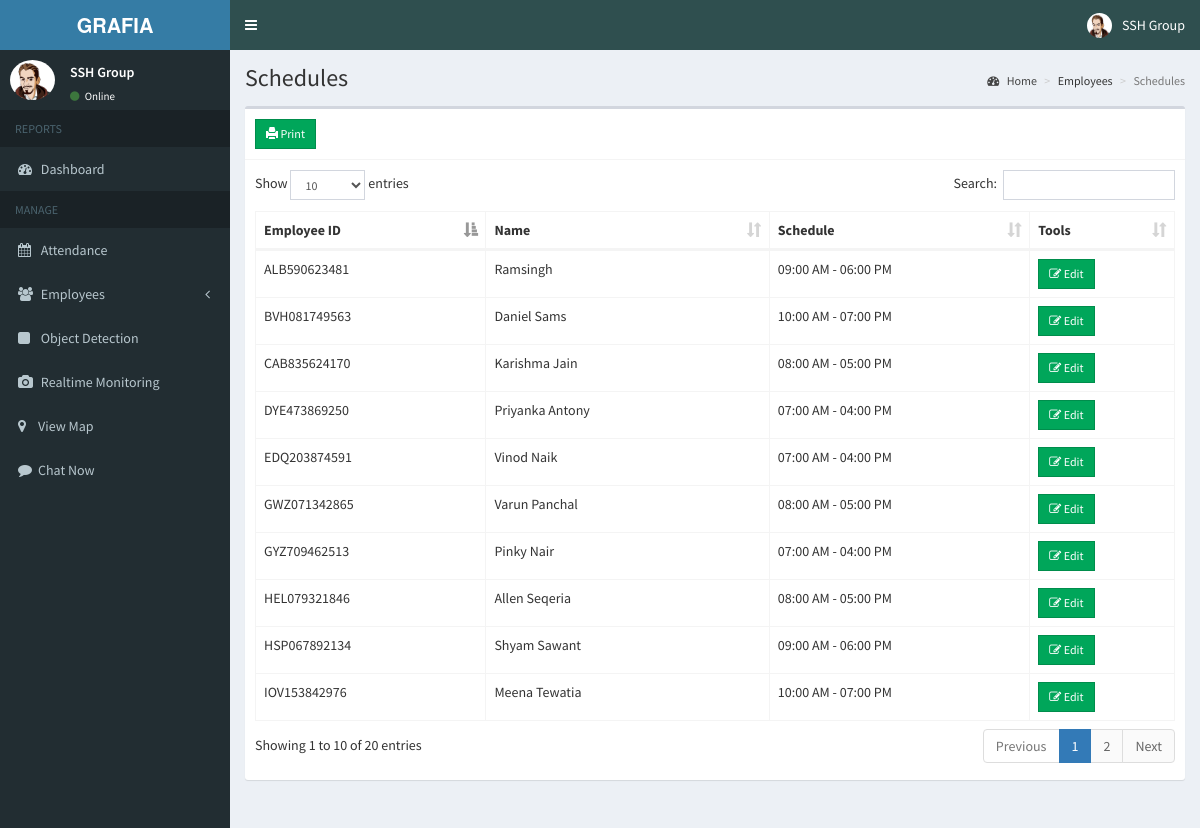
The page /admin/schedule_employee.php (signed in) on the database its author committed.
### tables this page shows
CREATE TABLE `employees` (
  `id` int(11) NOT NULL,
  `employee_id` varchar(15) NOT NULL,
  `firstname` varchar(50) NOT NULL,
  `lastname` varchar(50) NOT NULL,
  `vehicle_number` varchar(20) NOT NULL,
  `model` varchar(20) NOT NULL,
  `allotted_area` varchar(20) NOT NULL,
  `address` text NOT NULL,
  `birthdate` date NOT NULL,
  `contact_info` varchar(100) NOT NULL,
  `gender` varchar(10) NOT NULL,
  `position_id` int(11) NOT NULL,
  `schedule_id` int(11) NOT NULL,
  `photo` varchar(200) NOT NULL,
  `created_on` date NOT NULL
);

CREATE TABLE `schedules` (
  `id` int(11) NOT NULL,
  `time_in` time NOT NULL,
  `time_out` time NOT NULL
);

### admin/includes/session.php (called while the page is built, shortened)
<?php
	include 'includes/conn.php';
	$sql = "SELECT * FROM admin WHERE id = '".$_SESSION['admin']."'";
	$query = $conn->query($sql);
	$user = $query->fetch_assoc();
?>

### admin/schedule_employee.php (the view, shortened to what this page needs)
<?php include 'includes/session.php'; ?>
<?php include 'includes/header.php'; ?>
<body class="hold-transition skin-blue sidebar-mini">
<div class="wrapper">
  <?php include 'includes/navbar.php'; ?>
  <?php include 'includes/menubar.php'; ?>
  <div class="content-wrapper">
    <section class="content-header">
      <h1>
        Schedules
      </h1>
      <ol class="breadcrumb">
        <li><a href="#"><i class="fa fa-dashboard"></i> Home</a></li>
        <li>Employees</li>
        <li class="active">Schedules</li>
      </ol>
    </section>
    <section class="content">
      <div class="row">
        <div class="col-xs-12">
          <div class="box">
            <div class="box-header with-border">
              <a href="schedule_print.php" class="btn btn-success btn-sm btn-flat"><span class="glyphicon glyphicon-print"></span> Print</a>
            </div>
            <div class="box-body">
              <table id="example1" class="table table-bordered">
                <thead>
                  <th>Employee ID</th>
                  <th>Name</th>
                  <th>Schedule</th>
                  <th>Tools</th>
                </thead>
                <tbody>
                  <?php
                    $sql = "SELECT *, employees.id AS empid FROM employees LEFT JOIN schedules ON schedules.id=employees.schedule_id";
                    $query = $conn->query($sql);
                    while($row = $query->fetch_assoc()){
                      echo "
                        <tr>
                          <td>".$row['employee_id']."</td>
                          <td>".$row['firstname'].' '.$row['lastname']."</td>
                          <td>".date('h:i A', strtotime($row['time_in'])).' - '.date('h:i A', strtotime($row['time_out']))."</td>
                          <td>
                            <button class='btn btn-success btn-sm edit btn-flat' data-id='".$row['empid']."'><i class='fa fa-edit'></i> Edit</button>
                          </td>
                        </tr>
                      ";
                    }
                  ?>
                </tbody>
              </table>
            </div>
          </div>
        </div>
      </div>
    </section>
  </div>
</div>
</body>
</html>

### admin/includes/navbar.php (shortened to what this page needs)
<header class="main-header">
    <a href="home.php" class="logo">
      <span class="logo-lg"><b>GRAFIA</b></span>
    </a>
    <nav class="navbar navbar-static-top">
      <a href="#" class="sidebar-toggle" data-toggle="push-menu" role="button">
      </a>
      <div class="navbar-custom-menu">
        <ul class="nav navbar-nav">
          <li class="dropdown user user-menu">
            <a href="#" class="dropdown-toggle" data-toggle="dropdown">
              <img src="<?php echo (!empty($user['photo'])) ? '../images/'.$user['photo'] : '../images/profile.jpg'; ?>" class="user-image" alt="User Image">
              <span class="hidden-xs"><?php echo $user['firstname'].' '.$user['lastname']; ?></span>
            </a>
          </li>
        </ul>
      </div>
    </nav>
  </header>

### admin/includes/menubar.php (shortened to what this page needs)
<aside class="main-sidebar">
    <section class="sidebar">
      <div class="user-panel">
        <div class="pull-left image">
          <img src="<?php echo (!empty($user['photo'])) ? '../images/'.$user['photo'] : '../images/profile.jpg'; ?>" class="img-circle" alt="User Image">
        </div>
        <div class="pull-left info">
          <p><?php echo $user['firstname'].' '.$user['lastname']; ?></p>
          <a><i class="fa fa-circle text-success"></i> Online</a>
        </div>
      </div>
      <ul class="sidebar-menu" data-widget="tree">
        <li class="header">REPORTS</li>
        <li class=""><a href="home.php"><i class="fa fa-dashboard"></i> <span>Dashboard</span></a></li>
        <li class="header">MANAGE</li>
        <li><a href="attendance.php"><i class="fa fa-calendar"></i> <span>Attendance</span></a></li>
        <li class="treeview">
          <a href="#">
            <i class="fa fa-users"></i>
            <span>Employees</span>
            <span class="pull-right-container">
              <i class="fa fa-angle-left pull-right"></i>
            </span>
          </a>
        </li>
        <li><a href="http://b7c29ad760cd.ngrok.io/"><i class="fa fa-square"></i> Object Detection</a></li>
        <li><a href="live.php"><i class="fa fa-camera"></i> Realtime Monitoring</a></li>
		<li><a href="https://www.google.com/maps/d/u/0/edit?mid=1_5oYuj1XbOxaTwl1CRDy_oin6OgW_XH4&ll=19.188861151628245%2C72.95693217235639&z=12"><i class="fa fa-map-marker"></i>View Map</a></li>
		<li><a href="chat.php"><i class="fa fa-comment"></i>Chat Now</a></li>
      </ul>
    </section>
  </aside>

### rows shown on the page
employees: employee "DYE473869250", firstname "Priyanka", lastname "Antony", schedule.time_in "07:00 AM", schedule.time_out "04:00 PM"
employees: employee "GYZ709462513", firstname "Pinky", lastname "Nair", schedule.time_in "07:00 AM", schedule.time_out "04:00 PM"
employees: employee "EDQ203874591", firstname "Vinod", lastname "Naik", schedule.time_in "07:00 AM", schedule.time_out "04:00 PM"
employees: employee "GWZ071342865", firstname "Varun", lastname "Panchal", schedule.time_in "08:00 AM", schedule.time_out "05:00 PM"
employees: employee "HEL079321846", firstname "Allen", lastname "Seqeria", schedule.time_in "08:00 AM", schedule.time_out "05:00 PM"
employees: employee "ALB590623481", firstname "Ramsingh", schedule.time_in "09:00 AM", schedule.time_out "06:00 PM"
employees: employee "IOV153842976", firstname "Meena", lastname "Tewatia", schedule.time_in "10:00 AM", schedule.time_out "07:00 PM"
employees: employee "CAB835624170", firstname "Karishma", lastname "Jain", schedule.time_in "08:00 AM", schedule.time_out "05:00 PM"
employees: employee "HSP067892134", firstname "Shyam", lastname "Sawant", schedule.time_in "09:00 AM", schedule.time_out "06:00 PM"
employees: employee "BVH081749563", firstname "Daniel", lastname "Sams", schedule.time_in "10:00 AM", schedule.time_out "07:00 PM"

### other values the page prints
$user['firstname'] "SSH"
$user['lastname'] "Group"
